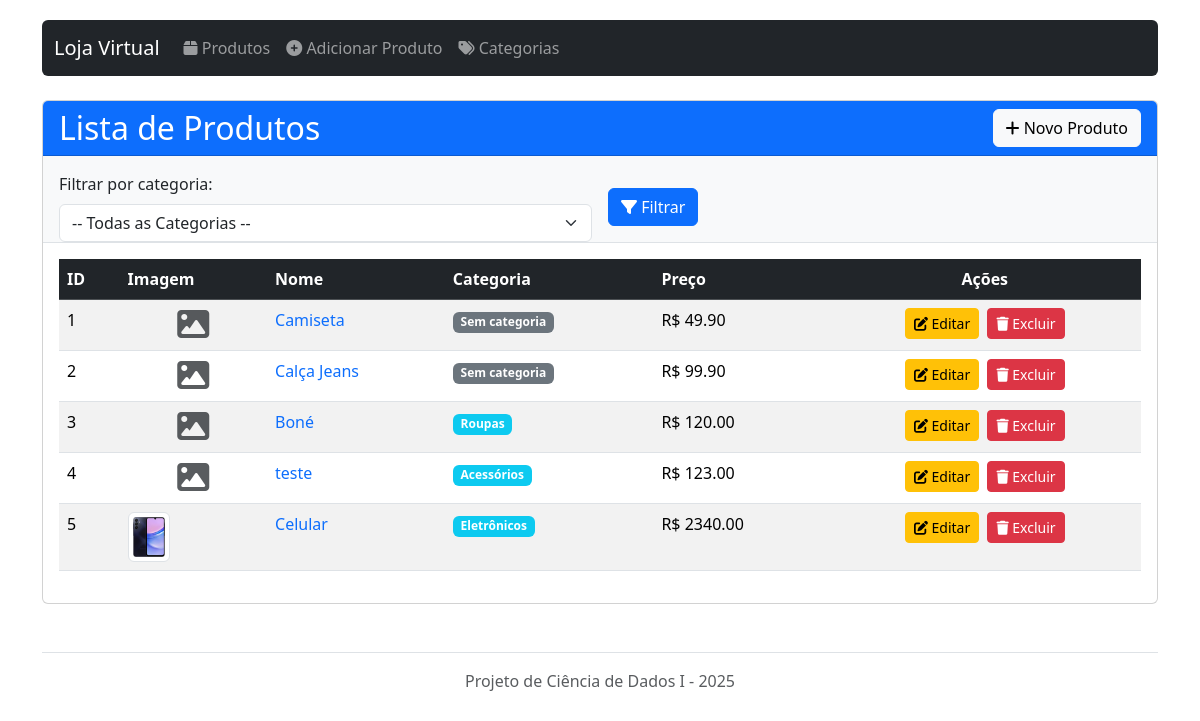
/admin, run on an earlier commit of the app's database.
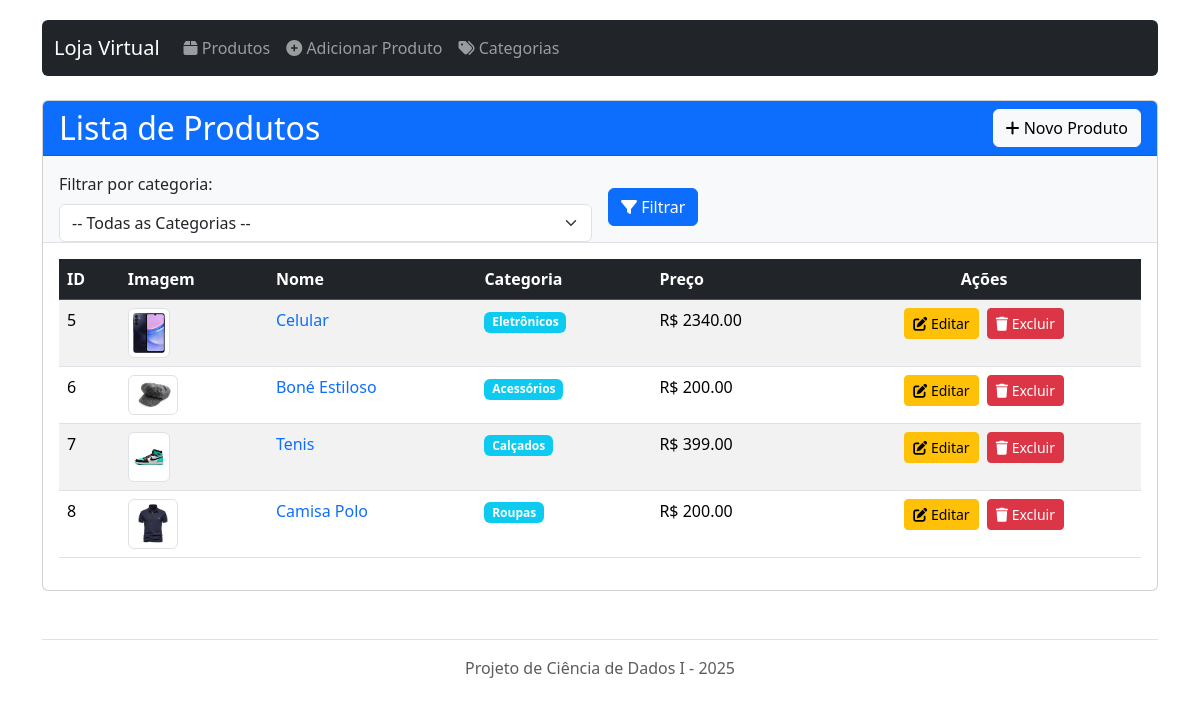
And on a later commit of the database.
### app.py (models this page shows, shortened)
class Produto(db.Model):
    id = db.Column(db.Integer, primary_key=True)
    nome = db.Column(db.String(100), nullable=False)
    preco = db.Column(db.Float, nullable=False)
    descricao = db.Column(db.Text, nullable=True)
    imagem_nome = db.Column(db.String(255), nullable=True)
    imagem_data = db.Column(db.DateTime, default=datetime.utcnow)
    categoria_id = db.Column(db.Integer, db.ForeignKey('categoria.id'), nullable=True)

class Categoria(db.Model):
    id = db.Column(db.Integer, primary_key=True)
    nome = db.Column(db.String(50), nullable=False, unique=True)
    produtos = db.relationship('Produto', backref='categoria', lazy=True)

### app.py (the view)
@app.route('/admin')
def listar_produtos():
    categoria_id = request.args.get('categoria', None)
    query = Produto.query
    if categoria_id:
        try:
            categoria_id = int(categoria_id)
            query = query.filter_by(categoria_id=categoria_id)
        except ValueError:
            pass
    produtos = query.all()
    categorias = Categoria.query.order_by(Categoria.nome).all()
    return render_template('listar.html',
                          produtos=produtos,
                          categorias=categorias,
                          categoria_filtro=categoria_id)

### templates/listar.html (shortened to what this page needs)
{% extends 'base.html' %}
{% block content %}
<div class="card">
    <div class="card-header d-flex justify-content-between align-items-center bg-primary text-white">
        <h2 class="mb-0">Lista de Produtos</h2>
        <a href="{{ url_for('adicionar_produto') }}" class="btn btn-light">
            <i class="fas fa-plus"></i> Novo Produto
        </a>
    </div>
    <div class="card-body bg-light border-bottom pb-0">
        <form method="get" class="row g-3 align-items-end">
            <div class="col-md-6">
                <label for="categoria" class="form-label">Filtrar por categoria:</label>
                <select name="categoria" id="categoria" class="form-select">
                    <option value="">-- Todas as Categorias --</option>
                </select>
            </div>
            <div class="col-md-2 mb-3">
                <button type="submit" class="btn btn-primary">
                    <i class="fas fa-filter"></i> Filtrar
                </button>
            </div>
        </form>
    </div>
    <div class="card-body">
        {% if produtos %}
            <div class="table-responsive">
                <table class="table table-striped table-hover">
                    <thead class="table-dark">
                        <tr>
                            <th>ID</th>
                            <th>Imagem</th>
                            <th>Nome</th>
                            <th>Categoria</th>
                            <th>Preço</th>
                            <th class="text-center">Ações</th>
                        </tr>
                    </thead>
                    <tbody>
                        {% for produto in produtos %}
                        <tr>
                            <td>{{ produto.id }}</td>
                            <td>
                                {% if produto.imagem_nome %}
                                    <img src="{{ url_for('uploaded_file', filename=produto.imagem_nome) }}"
                                         alt="Imagem de {{ produto.nome }}"
                                         class="img-thumbnail"
                                         style="max-width: 50px; max-height: 50px;"
                                         data-bs-toggle="tooltip"
                                         title="Clique para ver em tamanho maior">
                                {% else %}
                                    <div class="text-center text-muted">
                                        <i class="fas fa-image fa-2x"></i>
                                    </div>
                                {% endif %}
                            </td>
                            <td>
                                <a href="{{ url_for('detalhes_produto', id=produto.id) }}" class="text-decoration-none">
                                    {{ produto.nome }}
                                </a>
                            </td>
                            <td>
                                {% if produto.categoria %}
                                    <span class="badge bg-info">{{ produto.categoria.nome }}</span>
                                {% else %}
                                    <span class="badge bg-secondary">Sem categoria</span>
                                {% endif %}
                            </td>
                            <td>R$ {{ "%.2f"|format(produto.preco) }}</td>
                            <td class="text-center">
                                <a href="{{ url_for('editar_produto', id=produto.id) }}" class="btn btn-sm btn-warning me-1">
                                    <i class="fas fa-edit"></i> Editar
                                </a>
                                <button type="button" class="btn btn-sm btn-danger" data-bs-toggle="modal" data-bs-target="#deleteModal{{ produto.id }}">
                                    <i class="fas fa-trash"></i> Excluir
                                </button>
                            </td>
                        </tr>
                        {% endfor %}
                    </tbody>
                </table>
            </div>
        {% else %}
            <div class="alert alert-info">
                <i class="fas fa-info-circle"></i> Nenhum produto cadastrado.
                <a href="{{ url_for('adicionar_produto') }}" class="alert-link">Adicionar um produto</a>
            </div>
        {% endif %}
    </div>
</div>
{% endblock %}

### templates/base.html (shortened to what this page needs)
<!DOCTYPE html>
<html lang="pt-br">
<head>
    <link href="https://cdn.jsdelivr.net/npm/bootstrap@5.3.2/dist/css/bootstrap.min.css" rel="stylesheet">
    <link href="https://cdnjs.cloudflare.com/ajax/libs/font-awesome/6.4.2/css/all.min.css" rel="stylesheet">
    <link href="https://cdnjs.cloudflare.com/ajax/libs/animate.css/4.1.1/animate.min.css" rel="stylesheet">
</head>
<body>
    <div class="container">
        <header class="mb-4">
            <nav class="navbar navbar-expand-lg navbar-dark bg-dark rounded">
                <div class="container-fluid">
                    <a class="navbar-brand" href="{{ url_for('listar_produtos') }}">Loja Virtual</a>
                    <div class="collapse navbar-collapse" id="navbarNav">
                        <ul class="navbar-nav">
                            <li class="nav-item">
                                <a class="nav-link" href="{{ url_for('listar_produtos') }}">
                                    <i class="fas fa-box"></i> Produtos
                                </a>
                            </li>
                            <li class="nav-item">
                                <a class="nav-link" href="{{ url_for('adicionar_produto') }}">
                                    <i class="fas fa-plus-circle"></i> Adicionar Produto
                                </a>
                            </li>
                            <li class="nav-item">
                                <a class="nav-link" href="{{ url_for('listar_categorias') }}">
                                    <i class="fas fa-tags"></i> Categorias
                                </a>
                            </li>
                        </ul>
                    </div>
                </div>
            </nav>
        </header>
        <main>
            {% block content %}{% endblock %}
        </main>
        <footer class="mt-5 pt-3 border-top text-center text-muted">
            <p>Projeto de Ciência de Dados I - 2025</p>
        </footer>
    </div>
</body>
</html>

### templates/base.html (style rules this page uses)
body { padding-top: 20px; padding-bottom: 20px; }
.navbar { margin-bottom: 20px; }

What changed in the data, as far as the page shows it:
removed Produto: id "1", nome "Camiseta", shows "Sem categoria", preco "49.90"
removed Produto: id "2", nome "Calça Jeans", shows "Sem categoria", preco "99.90"
removed Produto: id "3", nome "Boné", categoria.nome "Roupas", preco "120.00"
removed Produto: id "4", nome "teste", categoria.nome "Acessórios", preco "123.00"
added Produto: id "6", imagem_nome (picture), nome "Boné Estiloso", categoria.nome "Acessórios", preco "200.00"
added Produto: id "7", imagem_nome (picture), nome "Tenis", categoria.nome "Calçados", preco "399.00"
added Produto: id "8", imagem_nome (picture), nome "Camisa Polo", categoria.nome "Roupas", preco "200.00"
